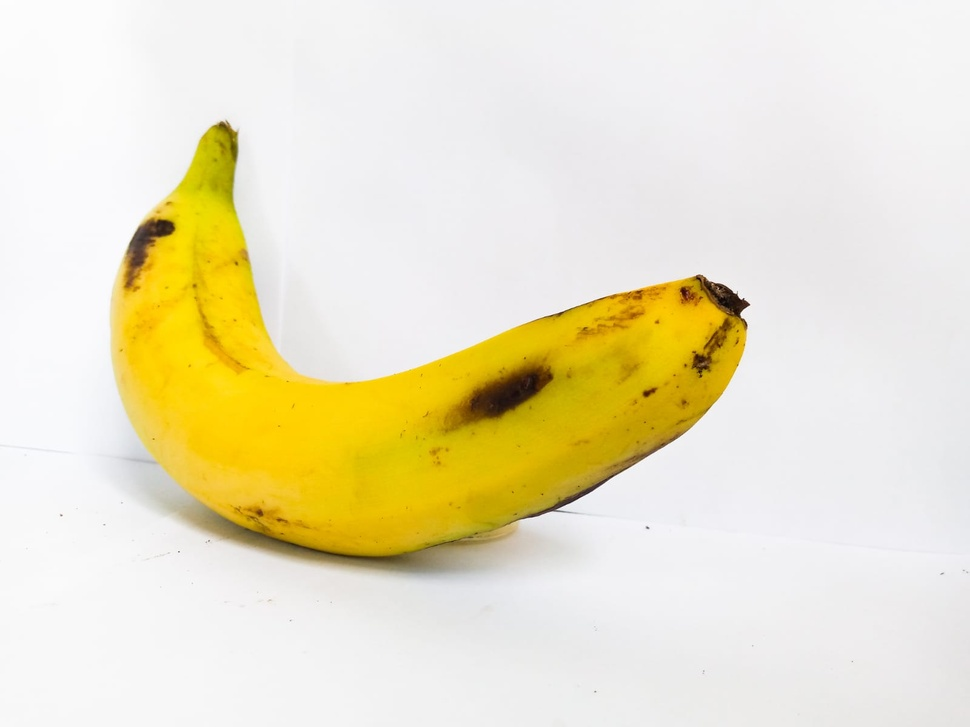
%> input picture RGBHSV/pisang1.jpg, 970 x 727 px, shrunk from 1600 x 1200 before the run
$ octave tes.m   (GNU Octave 9; MATLAB toolbox functions it lacks are replaced by stand-ins)
%> lines starting %> are read from the running program, lines starting %| are printed output that depends on the picture
rgbImage = imread('pisang1.jpg');
%> rgbImage is the input picture: size 727x970x3 uint8; mean R, G, B 235.3, 227.9, 197.9
hsvImage = rgb2hsv(rgbImage);
%> hsvImage: size 727x970x3 double; mean H, S, V 0.379, 0.179, 0.926
hImage = hsvImage(:, :, 1);
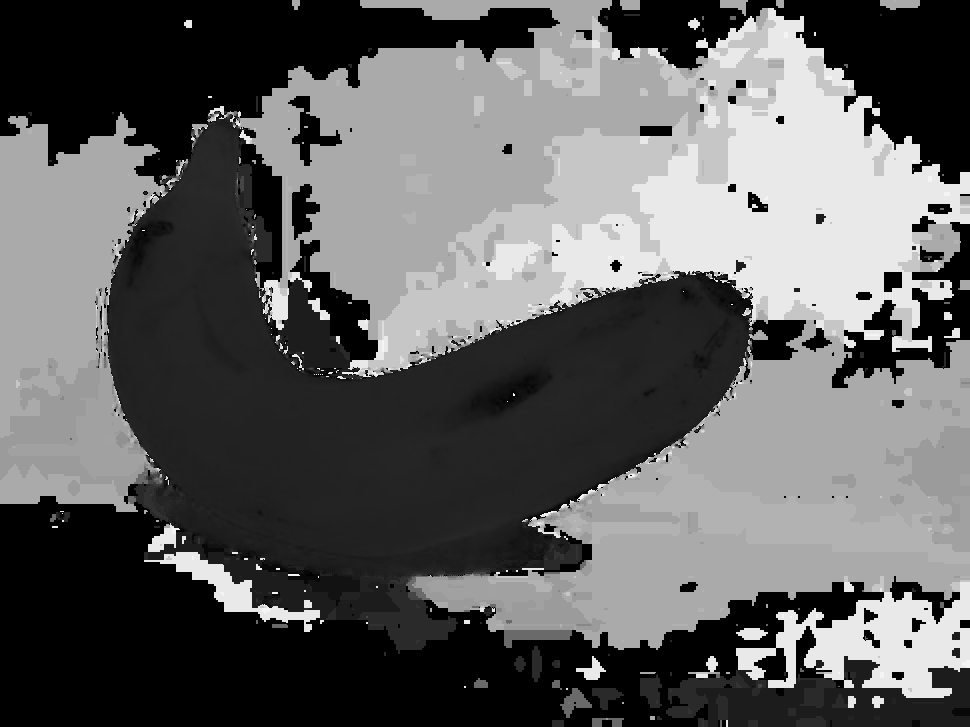
%> hImage: size 727x970 double; min 0, max 0.994, mean 0.379
sImage = hsvImage(:, :, 2);
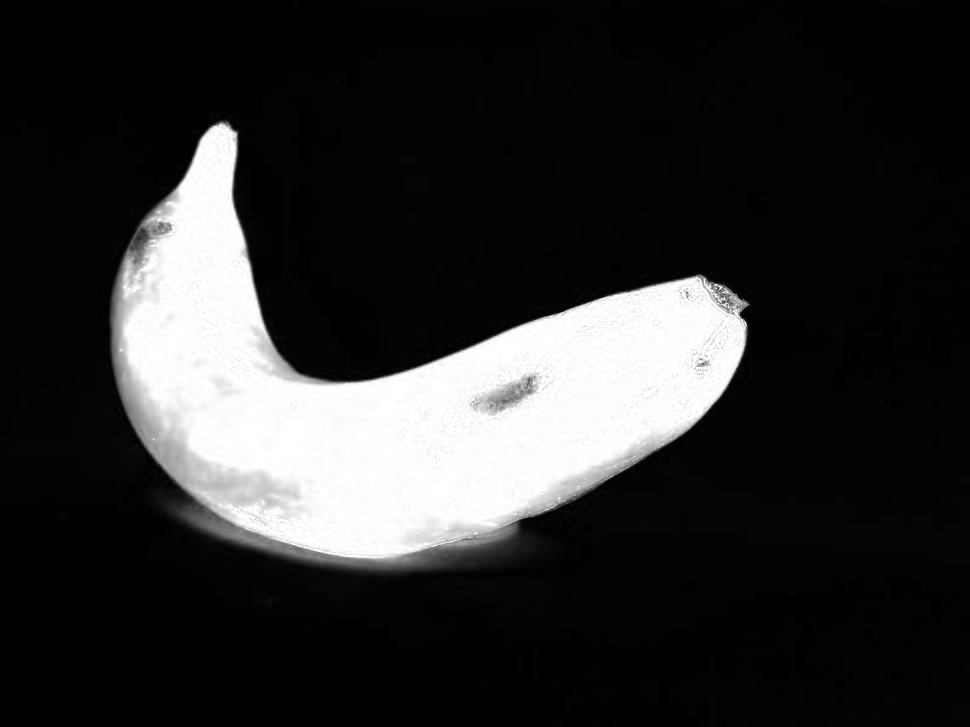
%> sImage: size 727x970 double; min 0, max 1, mean 0.179
vImage = hsvImage(:, :, 3);
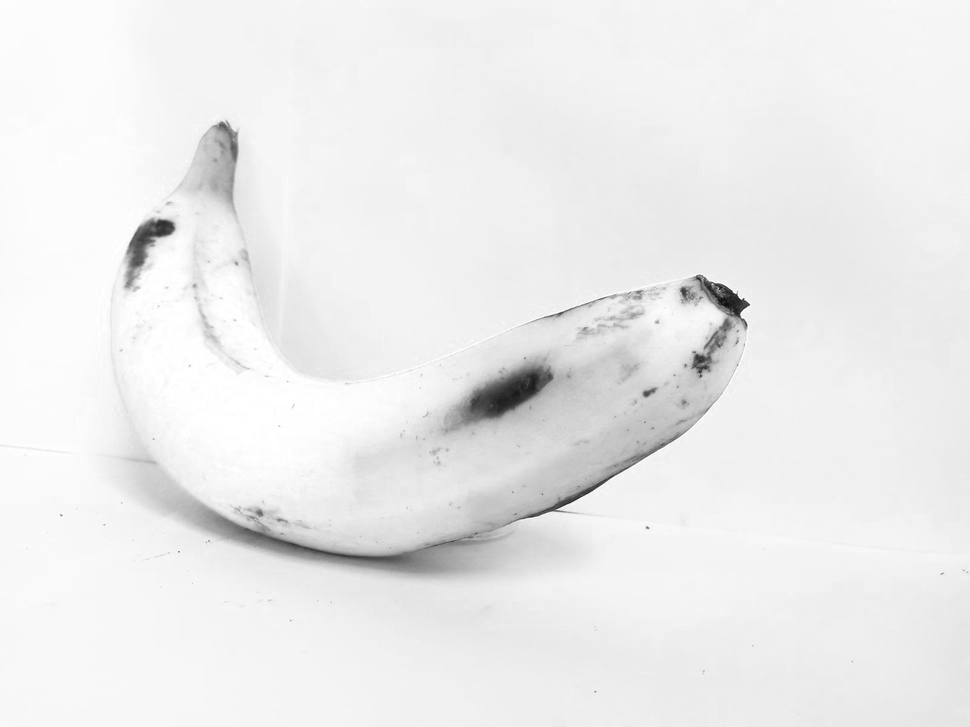
%> vImage: size 727x970 double; min 0.0588, max 1, mean 0.926
figure;
subplot(2,2,1);
hHist = histogram(hImage);
grid on;
title('Hue Histogram');
subplot(2,2,2);
sHist = histogram(sImage);
grid on;
title('Saturation Histogram');
subplot(2,2,3);
vHist = histogram(vImage);
grid on;
title('Value Histogram');
subplot(2,2,4);
imshow(rgbImage);
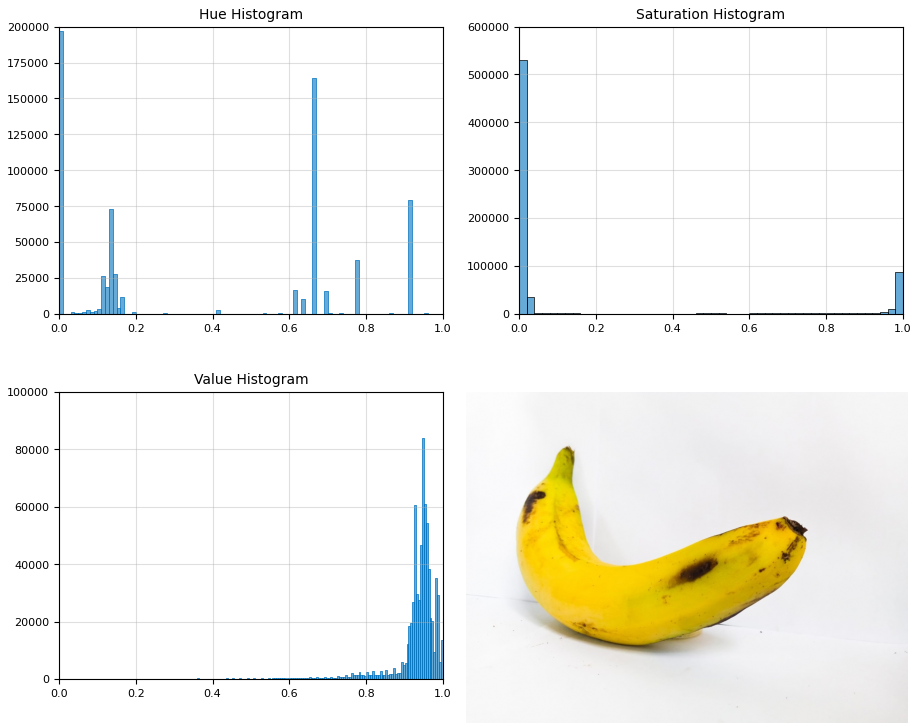
%> figure redrawn from the program's plot data, 4 panels
